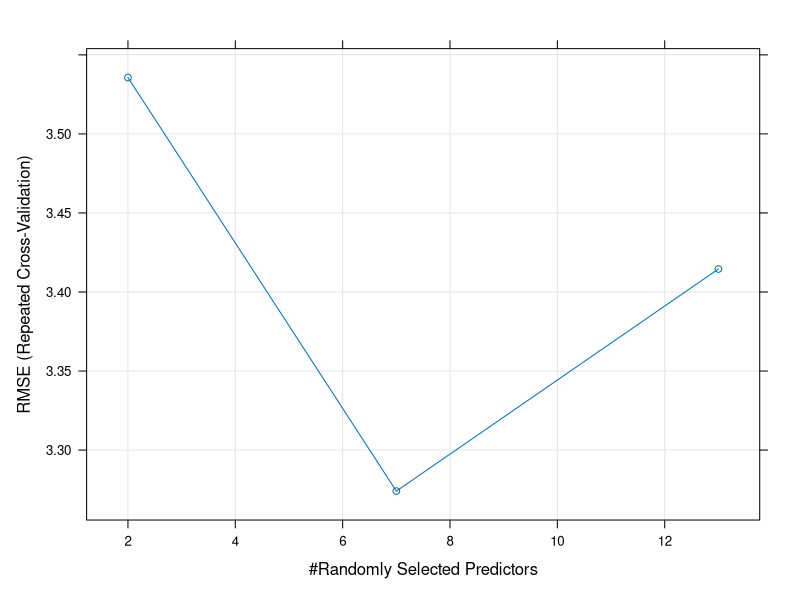
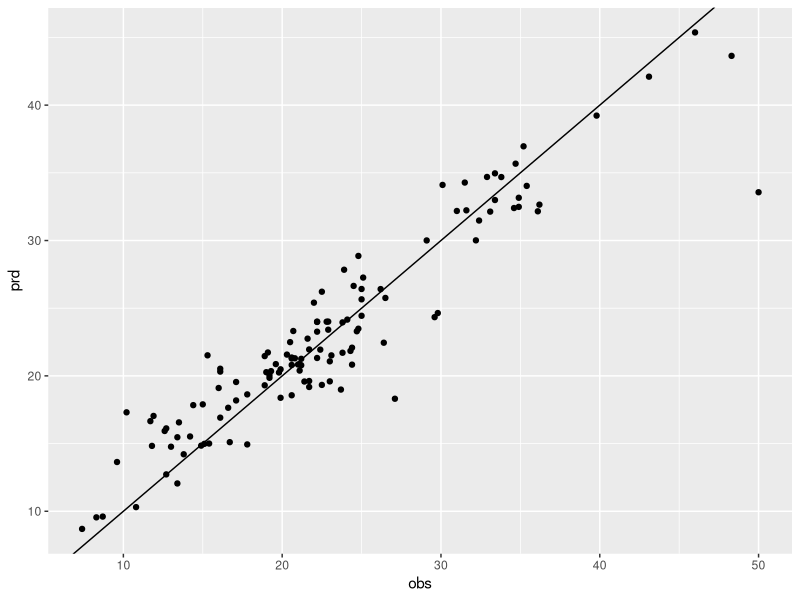
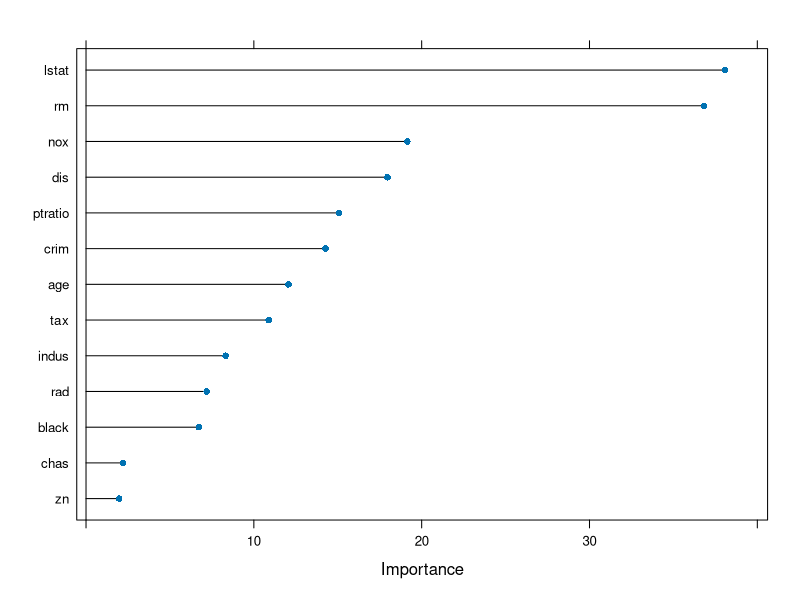

The R script that drew these images, in order: (Note: this script raises an error after producing the figures.)
## ---- chunk 1
knitr::opts_chunk$set(echo = TRUE)
## ---- chunk 2
library(MASS)
?Boston
## ---- chunk 3
library(caret)
library(dplyr)
library(ggplot2)
## ---- chunk 4
set.seed(1) 
train_index = createDataPartition(1:nrow(Boston), p=0.75, list = FALSE)
train_boston = Boston[train_index,]
test_boston = Boston[-train_index,]
## ---- chunk 5
trctrl = trainControl(method = "repeatedcv", number = 10, repeats = 2)
## ---- chunk 6
tunegrid = expand.grid(.mtry = c(2,7,13))
## ---- chunk 7
rf_model = train(medv ~ ., data = train_boston, method = "rf", trControl = trctrl, tuneGrid = tunegrid, importance = TRUE)  
rf_model
## ---- chunk 8
plot(rf_model)
## ---- chunk 9
pred = predict(rf_model, newdata = test_boston)
df = data.frame(prd = pred, obs =test_boston$medv)
df %>% 
  ggplot(aes(obs, prd)) + 
  geom_point() + 
  geom_abline(intercept = 0, slope = 1)
## ---- chunk 10
sqrt(mean((pred - test_boston$medv)^2))
## ---- chunk 11
rf_imp = varImp(rf_model, scale = F)
plot(rf_imp)
## ---- chunk 12
set.seed(9)
gbm_model = train(medv~., data = train_boston, trControl = trctrl, method = "gbm", verbose = F) # gradient boosting machine    
## ---- chunk 13
gbm_model
## ---- chunk 14
plot(gbm_model)
## ---- chunk 15
gbmGrid <-  expand.grid(interaction.depth = c(1,5,10), n.trees = c(50*(1:10)), shrinkage = 0.1, n.minobsinnode = 10)
## ---- chunk 16
gbm_model = train(medv~., data = train_boston, trControl = trctrl, method = "gbm", tuneGrid = gbmGrid,  verbose = F) # gradient boosting machine    
## ---- chunk 17
gbm_model
## ---- chunk 18
plot(gbm_model)
## ---- chunk 19
summary(gbm_model, las = 1)
## ---- chunk 20
gbm_pred = predict(gbm_model, newdata = test_boston)
sqrt(mean(gbm_pred - test_boston$medv)^2)
## ---- chunk 21
resamps = resamples(list(RF = rf_model, 
               GBM = gbm_model))
resamps
## ---- chunk 22
summary(resamps)
## ---- chunk 23
bwplot(resamps)
